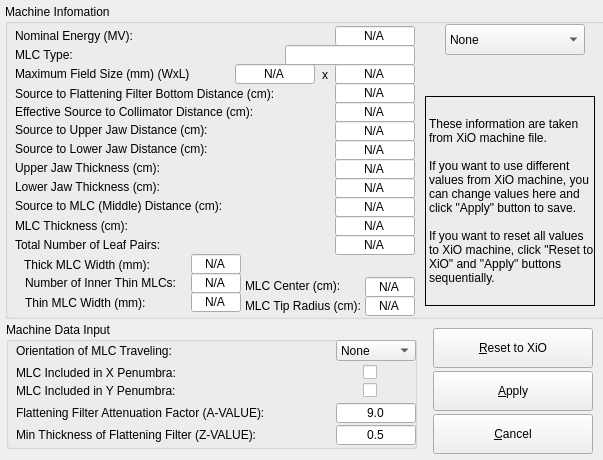
<?xml version="1.0" encoding="UTF-8"?>
<ui version="4.0">
 <class>MachineInfo</class>
 <widget class="QWidget" name="MachineInfo">
  <property name="geometry">
   <rect>
    <x>0</x>
    <y>0</y>
    <width>603</width>
    <height>460</height>
   </rect>
  </property>
  <property name="windowTitle">
   <string>Machine Information</string>
  </property>
  <widget class="QPushButton" name="cancelButton">
   <property name="geometry">
    <rect>
     <x>433</x>
     <y>414</y>
     <width>160</width>
     <height>40</height>
    </rect>
   </property>
   <property name="focusPolicy">
    <enum>Qt::StrongFocus</enum>
   </property>
   <property name="text">
    <string>&amp;Cancel</string>
   </property>
   <property name="shortcut">
    <string>Alt+C</string>
   </property>
  </widget>
  <widget class="QPushButton" name="saveButton">
   <property name="geometry">
    <rect>
     <x>433</x>
     <y>371</y>
     <width>160</width>
     <height>40</height>
    </rect>
   </property>
   <property name="focusPolicy">
    <enum>Qt::TabFocus</enum>
   </property>
   <property name="text">
    <string>&amp;Apply</string>
   </property>
   <property name="shortcut">
    <string>Alt+A</string>
   </property>
  </widget>
  <widget class="QPushButton" name="resetButton">
   <property name="geometry">
    <rect>
     <x>433</x>
     <y>328</y>
     <width>160</width>
     <height>40</height>
    </rect>
   </property>
   <property name="focusPolicy">
    <enum>Qt::StrongFocus</enum>
   </property>
   <property name="text">
    <string>&amp;Reset to XiO</string>
   </property>
   <property name="shortcut">
    <string>Alt+R</string>
   </property>
  </widget>
  <widget class="QGroupBox" name="groupBoxMachineInput">
   <property name="geometry">
    <rect>
     <x>6</x>
     <y>322</y>
     <width>411</width>
     <height>127</height>
    </rect>
   </property>
   <property name="title">
    <string>Machine Data Input</string>
   </property>
   <widget class="QLabel" name="AvalLabel">
    <property name="geometry">
     <rect>
      <x>10</x>
      <y>81</y>
      <width>310</width>
      <height>20</height>
     </rect>
    </property>
    <property name="text">
     <string>Flattening Filter Attenuation Factor (A-VALUE):</string>
    </property>
    <property name="wordWrap">
     <bool>false</bool>
    </property>
   </widget>
   <widget class="QLabel" name="oMLCLabel">
    <property name="geometry">
     <rect>
      <x>10</x>
      <y>19</y>
      <width>310</width>
      <height>20</height>
     </rect>
    </property>
    <property name="text">
     <string>Orientation of MLC Traveling:</string>
    </property>
    <property name="wordWrap">
     <bool>false</bool>
    </property>
   </widget>
   <widget class="QCheckBox" name="xMLCcheckBox">
    <property name="geometry">
     <rect>
      <x>357</x>
      <y>40</y>
      <width>20</width>
      <height>21</height>
     </rect>
    </property>
    <property name="text">
     <string/>
    </property>
   </widget>
   <widget class="QComboBox" name="oMLCcomboBox">
    <property name="geometry">
     <rect>
      <x>330</x>
      <y>18</y>
      <width>80</width>
      <height>21</height>
     </rect>
    </property>
    <item>
     <property name="text">
      <string>None</string>
     </property>
    </item>
    <item>
     <property name="text">
      <string>X</string>
     </property>
    </item>
    <item>
     <property name="text">
      <string>Y</string>
     </property>
    </item>
   </widget>
   <widget class="QLineEdit" name="ZvalLineEdit">
    <property name="geometry">
     <rect>
      <x>330</x>
      <y>103</y>
      <width>80</width>
      <height>20</height>
     </rect>
    </property>
    <property name="text">
     <string>0.5</string>
    </property>
    <property name="alignment">
     <set>Qt::AlignHCenter</set>
    </property>
   </widget>
   <widget class="QLabel" name="xMLCLabel">
    <property name="geometry">
     <rect>
      <x>10</x>
      <y>41</y>
      <width>250</width>
      <height>20</height>
     </rect>
    </property>
    <property name="text">
     <string>MLC Included in X Penumbra:</string>
    </property>
    <property name="wordWrap">
     <bool>false</bool>
    </property>
   </widget>
   <widget class="QLineEdit" name="AvalLineEdit">
    <property name="geometry">
     <rect>
      <x>330</x>
      <y>81</y>
      <width>80</width>
      <height>20</height>
     </rect>
    </property>
    <property name="text">
     <string>9.0</string>
    </property>
    <property name="alignment">
     <set>Qt::AlignHCenter</set>
    </property>
   </widget>
   <widget class="QLabel" name="yMLCLabel">
    <property name="geometry">
     <rect>
      <x>10</x>
      <y>59</y>
      <width>250</width>
      <height>20</height>
     </rect>
    </property>
    <property name="text">
     <string>MLC Included in Y Penumbra:</string>
    </property>
    <property name="wordWrap">
     <bool>false</bool>
    </property>
   </widget>
   <widget class="QCheckBox" name="yMLCcheckBox">
    <property name="geometry">
     <rect>
      <x>357</x>
      <y>58</y>
      <width>20</width>
      <height>21</height>
     </rect>
    </property>
    <property name="text">
     <string/>
    </property>
   </widget>
   <widget class="QLabel" name="ZvalLabel">
    <property name="geometry">
     <rect>
      <x>10</x>
      <y>103</y>
      <width>310</width>
      <height>20</height>
     </rect>
    </property>
    <property name="text">
     <string>Min Thickness of Flattening Filter (Z-VALUE):</string>
    </property>
    <property name="wordWrap">
     <bool>false</bool>
    </property>
   </widget>
  </widget>
  <widget class="QGroupBox" name="groupBoxMachineInfo">
   <property name="geometry">
    <rect>
     <x>5</x>
     <y>4</y>
     <width>601</width>
     <height>315</height>
    </rect>
   </property>
   <property name="title">
    <string>Machine Infomation</string>
   </property>
   <widget class="QLabel" name="SFDLabel">
    <property name="geometry">
     <rect>
      <x>10</x>
      <y>80</y>
      <width>310</width>
      <height>20</height>
     </rect>
    </property>
    <property name="text">
     <string>Source to Flattening Filter Bottom Distance (cm):</string>
    </property>
    <property name="wordWrap">
     <bool>false</bool>
    </property>
   </widget>
   <widget class="QLineEdit" name="UJTLineEdit">
    <property name="geometry">
     <rect>
      <x>330</x>
      <y>155</y>
      <width>80</width>
      <height>20</height>
     </rect>
    </property>
    <property name="text">
     <string>N/A</string>
    </property>
    <property name="alignment">
     <set>Qt::AlignHCenter</set>
    </property>
   </widget>
   <widget class="QLabel" name="SUJDLabel">
    <property name="geometry">
     <rect>
      <x>10</x>
      <y>116</y>
      <width>310</width>
      <height>20</height>
     </rect>
    </property>
    <property name="text">
     <string>Source to Upper Jaw Distance (cm):</string>
    </property>
    <property name="wordWrap">
     <bool>false</bool>
    </property>
   </widget>
   <widget class="QLabel" name="cMLCLabel">
    <property name="geometry">
     <rect>
      <x>240</x>
      <y>272</y>
      <width>100</width>
      <height>20</height>
     </rect>
    </property>
    <property name="text">
     <string>MLC Center (cm):</string>
    </property>
    <property name="wordWrap">
     <bool>false</bool>
    </property>
   </widget>
   <widget class="QLineEdit" name="EnergyLineEdit">
    <property name="geometry">
     <rect>
      <x>330</x>
      <y>22</y>
      <width>80</width>
      <height>20</height>
     </rect>
    </property>
    <property name="text">
     <string>N/A</string>
    </property>
    <property name="alignment">
     <set>Qt::AlignHCenter</set>
    </property>
   </widget>
   <widget class="QLabel" name="MaxFSLabel">
    <property name="geometry">
     <rect>
      <x>10</x>
      <y>60</y>
      <width>200</width>
      <height>20</height>
     </rect>
    </property>
    <property name="text">
     <string>Maximum Field Size (mm) (WxL)</string>
    </property>
    <property name="wordWrap">
     <bool>false</bool>
    </property>
   </widget>
   <widget class="QLabel" name="MLCLabel">
    <property name="geometry">
     <rect>
      <x>10</x>
      <y>41</y>
      <width>130</width>
      <height>20</height>
     </rect>
    </property>
    <property name="frameShape">
     <enum>QFrame::NoFrame</enum>
    </property>
    <property name="frameShadow">
     <enum>QFrame::Plain</enum>
    </property>
    <property name="text">
     <string>MLC Type:</string>
    </property>
    <property name="wordWrap">
     <bool>false</bool>
    </property>
   </widget>
   <widget class="QLineEdit" name="LJTLineEdit">
    <property name="geometry">
     <rect>
      <x>330</x>
      <y>174</y>
      <width>80</width>
      <height>20</height>
     </rect>
    </property>
    <property name="text">
     <string>N/A</string>
    </property>
    <property name="alignment">
     <set>Qt::AlignHCenter</set>
    </property>
   </widget>
   <widget class="QLabel" name="thMLCLabel">
    <property name="geometry">
     <rect>
      <x>20</x>
      <y>288</y>
      <width>150</width>
      <height>21</height>
     </rect>
    </property>
    <property name="text">
     <string>Thin MLC Width (mm):</string>
    </property>
    <property name="wordWrap">
     <bool>false</bool>
    </property>
   </widget>
   <widget class="QLineEdit" name="rMLCLineEdit">
    <property name="geometry">
     <rect>
      <x>360</x>
      <y>292</y>
      <width>50</width>
      <height>20</height>
     </rect>
    </property>
    <property name="text">
     <string>N/A</string>
    </property>
    <property name="alignment">
     <set>Qt::AlignHCenter</set>
    </property>
   </widget>
   <widget class="QLineEdit" name="MaxFSLLineEdit">
    <property name="geometry">
     <rect>
      <x>330</x>
      <y>60</y>
      <width>80</width>
      <height>20</height>
     </rect>
    </property>
    <property name="text">
     <string>N/A</string>
    </property>
    <property name="alignment">
     <set>Qt::AlignHCenter</set>
    </property>
   </widget>
   <widget class="QLineEdit" name="iMLCLineEdit">
    <property name="geometry">
     <rect>
      <x>186</x>
      <y>269</y>
      <width>50</width>
      <height>20</height>
     </rect>
    </property>
    <property name="text">
     <string>N/A</string>
    </property>
    <property name="alignment">
     <set>Qt::AlignHCenter</set>
    </property>
   </widget>
   <widget class="QLineEdit" name="tkMLCLineEdit">
    <property name="geometry">
     <rect>
      <x>186</x>
      <y>250</y>
      <width>50</width>
      <height>20</height>
     </rect>
    </property>
    <property name="text">
     <string>N/A</string>
    </property>
    <property name="alignment">
     <set>Qt::AlignHCenter</set>
    </property>
   </widget>
   <widget class="QLineEdit" name="cMLCLineEdit">
    <property name="geometry">
     <rect>
      <x>360</x>
      <y>273</y>
      <width>50</width>
      <height>20</height>
     </rect>
    </property>
    <property name="text">
     <string>N/A</string>
    </property>
    <property name="alignment">
     <set>Qt::AlignHCenter</set>
    </property>
   </widget>
   <widget class="QLabel" name="MaxFSWLLabel">
    <property name="geometry">
     <rect>
      <x>312</x>
      <y>61</y>
      <width>16</width>
      <height>20</height>
     </rect>
    </property>
    <property name="text">
     <string>x</string>
    </property>
    <property name="alignment">
     <set>Qt::AlignCenter</set>
    </property>
    <property name="wordWrap">
     <bool>false</bool>
    </property>
   </widget>
   <widget class="QLabel" name="SMDLabel">
    <property name="geometry">
     <rect>
      <x>10</x>
      <y>192</y>
      <width>310</width>
      <height>20</height>
     </rect>
    </property>
    <property name="text">
     <string>Source to MLC (Middle) Distance (cm):</string>
    </property>
    <property name="wordWrap">
     <bool>false</bool>
    </property>
   </widget>
   <widget class="QLabel" name="SLJDLabel">
    <property name="geometry">
     <rect>
      <x>10</x>
      <y>135</y>
      <width>310</width>
      <height>20</height>
     </rect>
    </property>
    <property name="text">
     <string>Source to Lower Jaw Distance (cm):</string>
    </property>
    <property name="wordWrap">
     <bool>false</bool>
    </property>
   </widget>
   <widget class="QLineEdit" name="thMLCLineEdit">
    <property name="geometry">
     <rect>
      <x>186</x>
      <y>288</y>
      <width>50</width>
      <height>20</height>
     </rect>
    </property>
    <property name="text">
     <string>N/A</string>
    </property>
    <property name="alignment">
     <set>Qt::AlignHCenter</set>
    </property>
   </widget>
   <widget class="QLineEdit" name="ESCDLineEdit">
    <property name="geometry">
     <rect>
      <x>330</x>
      <y>98</y>
      <width>80</width>
      <height>20</height>
     </rect>
    </property>
    <property name="text">
     <string>N/A</string>
    </property>
    <property name="alignment">
     <set>Qt::AlignHCenter</set>
    </property>
   </widget>
   <widget class="QLabel" name="tkMLCLabel">
    <property name="geometry">
     <rect>
      <x>19</x>
      <y>250</y>
      <width>150</width>
      <height>21</height>
     </rect>
    </property>
    <property name="text">
     <string>Thick MLC Width (mm):</string>
    </property>
    <property name="wordWrap">
     <bool>false</bool>
    </property>
   </widget>
   <widget class="QLabel" name="NormEnergyLabel">
    <property name="geometry">
     <rect>
      <x>10</x>
      <y>22</y>
      <width>310</width>
      <height>20</height>
     </rect>
    </property>
    <property name="frameShape">
     <enum>QFrame::NoFrame</enum>
    </property>
    <property name="frameShadow">
     <enum>QFrame::Plain</enum>
    </property>
    <property name="text">
     <string>Nominal Energy (MV):</string>
    </property>
    <property name="wordWrap">
     <bool>false</bool>
    </property>
   </widget>
   <widget class="QLabel" name="UJTLabel">
    <property name="geometry">
     <rect>
      <x>10</x>
      <y>154</y>
      <width>310</width>
      <height>20</height>
     </rect>
    </property>
    <property name="text">
     <string>Upper Jaw Thickness (cm):</string>
    </property>
    <property name="wordWrap">
     <bool>false</bool>
    </property>
   </widget>
   <widget class="QLineEdit" name="SUJDLineEdit">
    <property name="geometry">
     <rect>
      <x>330</x>
      <y>117</y>
      <width>80</width>
      <height>20</height>
     </rect>
    </property>
    <property name="text">
     <string>N/A</string>
    </property>
    <property name="alignment">
     <set>Qt::AlignHCenter</set>
    </property>
   </widget>
   <widget class="QLineEdit" name="nMLCLineEdit">
    <property name="geometry">
     <rect>
      <x>330</x>
      <y>231</y>
      <width>80</width>
      <height>20</height>
     </rect>
    </property>
    <property name="text">
     <string>N/A</string>
    </property>
    <property name="alignment">
     <set>Qt::AlignHCenter</set>
    </property>
   </widget>
   <widget class="QLineEdit" name="SMDLineEdit">
    <property name="geometry">
     <rect>
      <x>330</x>
      <y>193</y>
      <width>80</width>
      <height>20</height>
     </rect>
    </property>
    <property name="text">
     <string>N/A</string>
    </property>
    <property name="alignment">
     <set>Qt::AlignHCenter</set>
    </property>
   </widget>
   <widget class="QLineEdit" name="LineEditMLCtype">
    <property name="geometry">
     <rect>
      <x>280</x>
      <y>41</y>
      <width>130</width>
      <height>20</height>
     </rect>
    </property>
    <property name="text">
     <string/>
    </property>
    <property name="alignment">
     <set>Qt::AlignHCenter</set>
    </property>
   </widget>
   <widget class="QLabel" name="ESCDLabel">
    <property name="geometry">
     <rect>
      <x>10</x>
      <y>98</y>
      <width>310</width>
      <height>20</height>
     </rect>
    </property>
    <property name="text">
     <string>Effective Source to Collimator Distance (cm):</string>
    </property>
    <property name="wordWrap">
     <bool>false</bool>
    </property>
   </widget>
   <widget class="QLabel" name="textLabelInfo">
    <property name="geometry">
     <rect>
      <x>420</x>
      <y>92</y>
      <width>170</width>
      <height>210</height>
     </rect>
    </property>
    <property name="frameShape">
     <enum>QFrame::Box</enum>
    </property>
    <property name="text">
     <string>These information are taken from XiO machine file.

If you want to use different values from XiO machine, you can change values here and click &quot;Apply&quot; button to save.

If you want to reset all values to XiO machine, click &quot;Reset to XiO&quot; and &quot;Apply&quot; buttons sequentially.</string>
    </property>
    <property name="alignment">
     <set>Qt::AlignVCenter</set>
    </property>
    <property name="wordWrap">
     <bool>true</bool>
    </property>
   </widget>
   <widget class="QLabel" name="iMLCLabel">
    <property name="geometry">
     <rect>
      <x>20</x>
      <y>269</y>
      <width>171</width>
      <height>20</height>
     </rect>
    </property>
    <property name="text">
     <string>Number of Inner Thin MLCs:</string>
    </property>
    <property name="wordWrap">
     <bool>false</bool>
    </property>
   </widget>
   <widget class="QLabel" name="LJTLabel">
    <property name="geometry">
     <rect>
      <x>10</x>
      <y>173</y>
      <width>310</width>
      <height>20</height>
     </rect>
    </property>
    <property name="text">
     <string>Lower Jaw Thickness (cm):</string>
    </property>
    <property name="wordWrap">
     <bool>false</bool>
    </property>
   </widget>
   <widget class="QLineEdit" name="MaxFSWLineEdit">
    <property name="geometry">
     <rect>
      <x>230</x>
      <y>60</y>
      <width>80</width>
      <height>20</height>
     </rect>
    </property>
    <property name="text">
     <string>N/A</string>
    </property>
    <property name="alignment">
     <set>Qt::AlignHCenter</set>
    </property>
   </widget>
   <widget class="QComboBox" name="comboBoxMLCtype">
    <property name="geometry">
     <rect>
      <x>440</x>
      <y>20</y>
      <width>140</width>
      <height>31</height>
     </rect>
    </property>
    <item>
     <property name="text">
      <string>None</string>
     </property>
    </item>
    <item>
     <property name="text">
      <string>SIMPLE-MLC</string>
     </property>
    </item>
    <item>
     <property name="text">
      <string>DBLFOCUS-MLC</string>
     </property>
    </item>
    <item>
     <property name="text">
      <string>RNDFOCUS-MLC</string>
     </property>
    </item>
    <item>
     <property name="text">
      <string>ELEKTA-MLC</string>
     </property>
    </item>
    <item>
     <property name="text">
      <string>VARIAN-MLC</string>
     </property>
    </item>
   </widget>
   <widget class="QLabel" name="tMLCLabel">
    <property name="geometry">
     <rect>
      <x>10</x>
      <y>212</y>
      <width>310</width>
      <height>20</height>
     </rect>
    </property>
    <property name="text">
     <string>MLC Thickness (cm):</string>
    </property>
    <property name="wordWrap">
     <bool>false</bool>
    </property>
   </widget>
   <widget class="QLabel" name="nMLCLabel">
    <property name="geometry">
     <rect>
      <x>10</x>
      <y>231</y>
      <width>310</width>
      <height>20</height>
     </rect>
    </property>
    <property name="text">
     <string>Total Number of Leaf Pairs:</string>
    </property>
    <property name="wordWrap">
     <bool>false</bool>
    </property>
   </widget>
   <widget class="QLineEdit" name="tMLCLineEdit">
    <property name="geometry">
     <rect>
      <x>330</x>
      <y>212</y>
      <width>80</width>
      <height>20</height>
     </rect>
    </property>
    <property name="text">
     <string>N/A</string>
    </property>
    <property name="alignment">
     <set>Qt::AlignHCenter</set>
    </property>
   </widget>
   <widget class="QLineEdit" name="SLJDLineEdit">
    <property name="geometry">
     <rect>
      <x>330</x>
      <y>136</y>
      <width>80</width>
      <height>20</height>
     </rect>
    </property>
    <property name="text">
     <string>N/A</string>
    </property>
    <property name="alignment">
     <set>Qt::AlignHCenter</set>
    </property>
   </widget>
   <widget class="QLabel" name="rMLCLabel">
    <property name="geometry">
     <rect>
      <x>240</x>
      <y>291</y>
      <width>120</width>
      <height>21</height>
     </rect>
    </property>
    <property name="text">
     <string>MLC Tip Radius (cm):</string>
    </property>
    <property name="wordWrap">
     <bool>false</bool>
    </property>
   </widget>
   <widget class="QLineEdit" name="SFDLineEdit">
    <property name="geometry">
     <rect>
      <x>330</x>
      <y>79</y>
      <width>80</width>
      <height>20</height>
     </rect>
    </property>
    <property name="text">
     <string>N/A</string>
    </property>
    <property name="alignment">
     <set>Qt::AlignHCenter</set>
    </property>
   </widget>
  </widget>
 </widget>
 <layoutdefault spacing="6" margin="11"/>
 <pixmapfunction>qPixmapFromMimeSource</pixmapfunction>
 <resources/>
 <connections/>
</ui>
